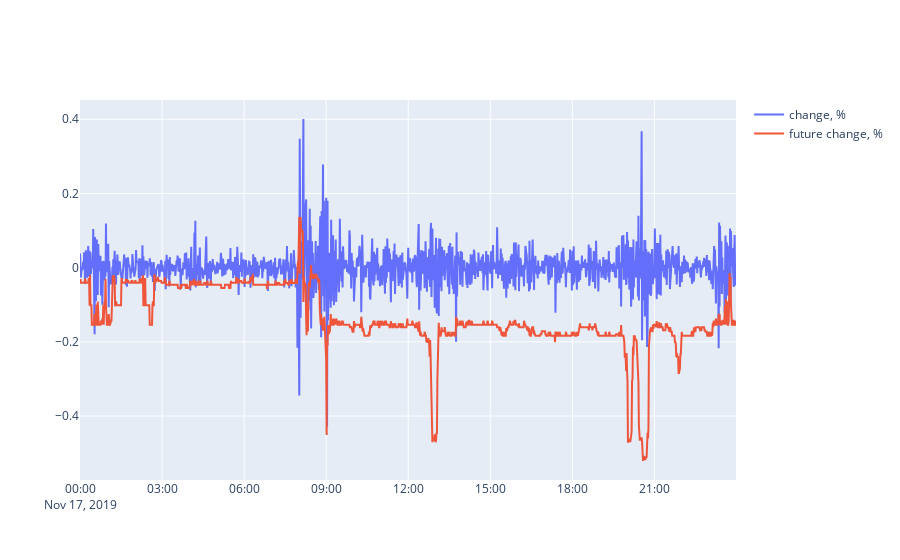

Here is the notebook cell this chart was saved with:
### Code cell
from plotly.subplots import make_subplots
from plotly.offline import plot
import plotly.graph_objects as go

data = df.set_index('date', drop=False)
# data = df

data_red = data['2019-11-17':'2019-11-17']
fig = go.Figure()
fig2 = go.Figure()
# fig2.add_trace(go.Scatter(x=data_red.date, y=data_red.close, name='sentiment'))
# fig2.add_trace(go.Scatter(x=data_red.date, y=data_red['macd'], name='macd'))
# fig2.add_trace(go.Scatter(x=data_red.date, y=data_red.minus_di, name='minus_di'))
# fig2.add_trace(go.Scatter(x=data_red.date, y=data_red['rsi'], name='rsi'))
# fig2.add_trace(go.Scatter(x=data_red.date, y=data_red.fastd, name='fastd'))
# fig2.add_trace(go.Scatter(x=data_red.date, y=data_red.fastk, name='fastk'))
# fig2.add_trace(go.Scatter(x=data_red.date, y=data_red.sar, name='sar'))

fig2.add_trace(go.Scatter(x=data_red.date, y=data_red['tema_long'], name='tema_long'))
fig2.add_trace(go.Scatter(x=data_red.date, y=data_red['tema_short'], name='tema_short'))
fig2.add_trace(go.Scatter(x=data_red.date, y=data_red['tema_base'], name='tema_base'))
fig2.add_trace(go.Scatter(x=data_red.date, y=data_red.close, name='close'))

# fig2.add_trace(go.Scatter(x=data_red.date, y=data_red.TRANGE, name='TRANGE'))
fig.add_trace(go.Scatter(x=data_red.date, y=data_red.perc_change, name='change, %'))
fig.add_trace(go.Scatter(x=data_red.date, y=data_red.future_perc_change, name='future change, %'))

# print(data_red.keys())

# fig2.show()
fig.show()

### Figure 1 — Plotly figure (JSON) as saved in the notebook; plotly's stock layout.template omitted (floating-point values rounded to 4 significant figures; data arrays with more than 128 entries replaced by an {"elided": "..."} marker saying what was removed)
{"data": [{"name": "change, %", "type": "scatter", "x": {"elided": "1440 str values"}, "y": {"elided": "1440 float values"}}, {"name": "future change, %", "type": "scatter", "x": {"elided": "1440 str values"}, "y": {"elided": "1440 float values"}}], "layout": {}}
